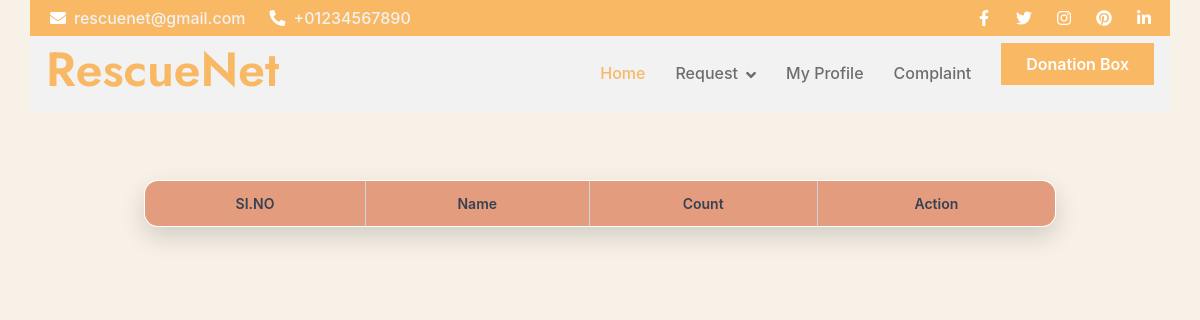
/Volunteer/ViewItem/4 (signed in), run on an earlier commit of the app's database.
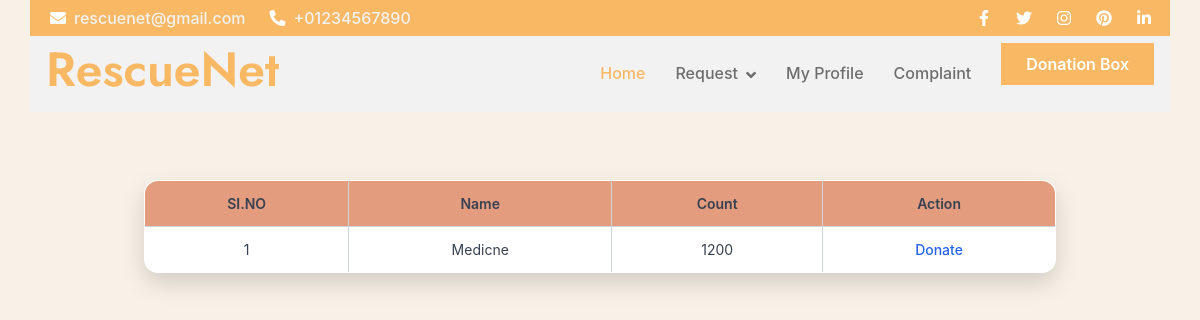
And on a later commit of the database.
### Volunteer/models.py (models this page shows)
class tbl_donationitems(models.Model):
    donationitems_name=models.CharField(max_length=100)
    donationitems_count=models.CharField(max_length=100)
    donationrequest_id=models.ForeignKey(tbl_donationrequest,on_delete=models.CASCADE,null=True)

### Volunteer/views.py (the view)
# urls.py: path("ViewItem/<int:id>",views.ViewItem,name="ViewItem"),
def ViewItem(request, id):
    if "vid" not in request.session:
        return redirect("Guest:Login")
    itemdata = tbl_donationitems.objects.filter(donationrequest_id=id)
    return render(request, 'Volunteer/ViewItem.html', {'itemdata': itemdata})

### Volunteer/Templates/Volunteer/ViewItem.html (shortened to what this page needs)
{% extends 'Volunteer/Header.html' %}
{% block content %}
<!DOCTYPE html>
<html lang="en">
<head>
</head>
<body>
    <form action="" method="post">
        <table align="center">
            <tr>
                <td>SI.NO</td>
                <td>Name</td>
                <td>Count</td>
                <td>Action</td>
            </tr>
            {% for i in itemdata %}
            <tr>
                <td>{{ forloop.counter }}</td>
                <td>{{ i.donationitems_name }}</td>
                <td>{{ i.donationitems_count }}</td>
                <td>
                    <a href="{% url 'Volunteer:Donate' i.id %}">Donate</a>
                </td>
            </tr>
            {% endfor %}
        </table>
    </form>
</body>
</html>
{% endblock %}

What changed in the data, as far as the page shows it:
added tbl_donationitems: donationitems_name "Medicne", donationitems_count "1200"
